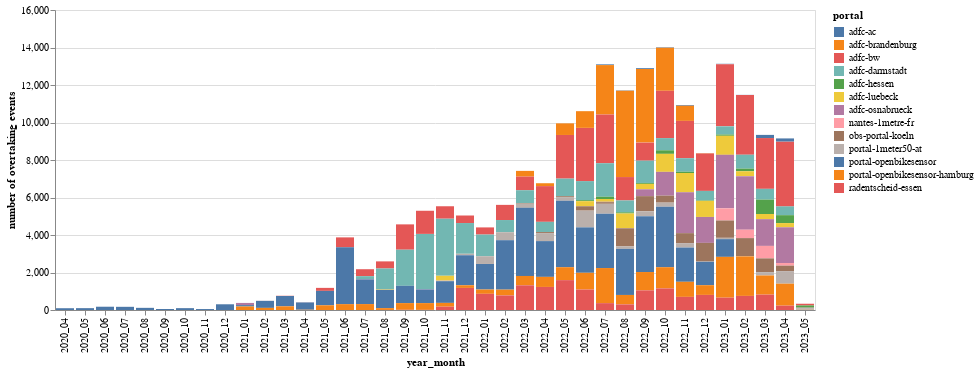

The notebook cell saved with this chart:
### Code cell
import altair as alt

source = stacked_bar_plot.reset_index()

alt.Chart(source).mark_bar().encode(
    x='year_month',
    y=alt.Y('sum(distance_overtaker)', title="number of overtaking events"),
    color='portal',
)

### Figure 1 — Vega-Lite specification as saved in the notebook (floating-point values rounded to 4 significant figures; data arrays with more than 128 entries replaced by an {"elided": "..."} marker saying what was removed)
{"config": {"view": {"continuousWidth": 400, "continuousHeight": 300}}, "data": {"name": "data-cdfa9068a3fe8478b0a45bb41a9bfa06"}, "mark": "bar", "encoding": {"color": {"field": "portal", "type": "nominal"}, "x": {"field": "year_month", "type": "nominal"}, "y": {"aggregate": "sum", "field": "distance_overtaker", "title": "number of overtaking events", "type": "quantitative"}}, "$schema": "https://vega.github.io/schema/vega-lite/v4.17.0.json", "datasets": {"data-cdfa9068a3fe8478b0a45bb41a9bfa06": {"elided": "238 records"}}}
